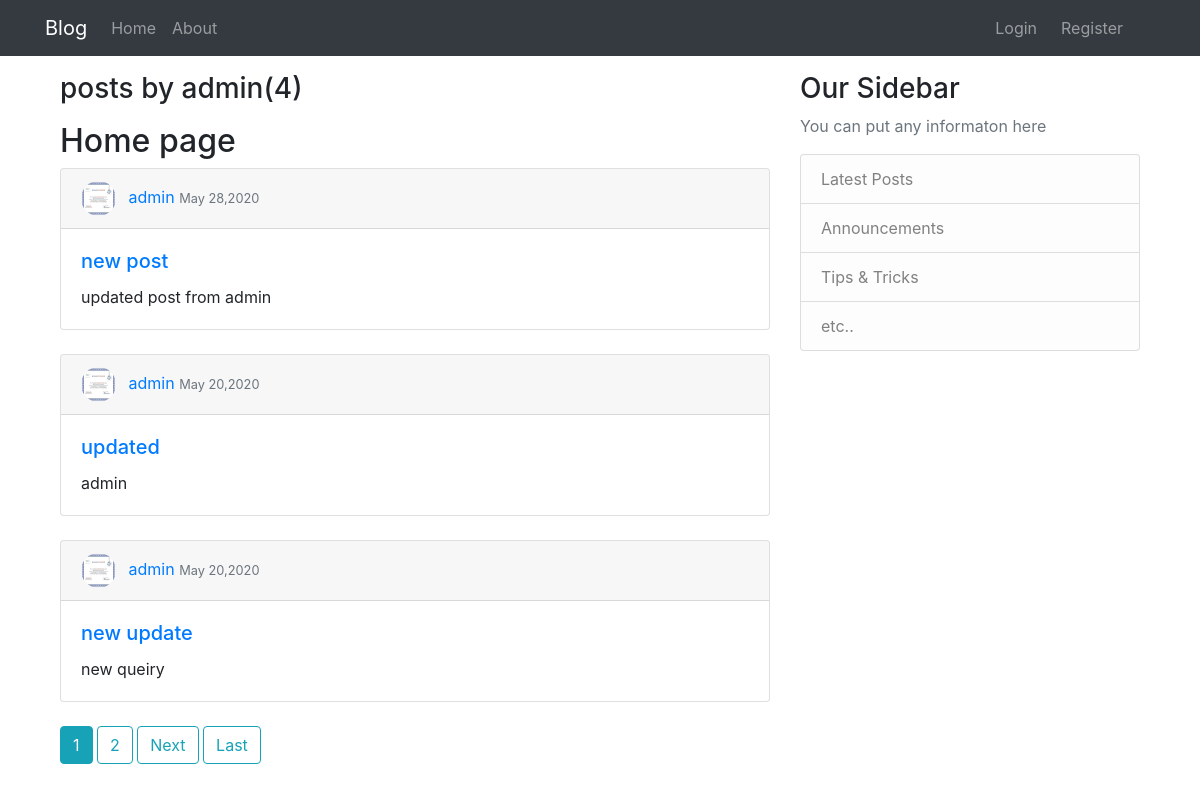
Screenshot of /user/admin with the database file from the repository.
### webapp1/models.py (models this page shows, shortened)
class post(models.Model):
    title=models.CharField(max_length=50)
    query=models.TextField()
    date_posted=models.DateTimeField(auto_now_add=True)
    author=models.ForeignKey(User, on_delete=models.CASCADE)
    img=models.ImageField(default='default.jpg',upload_to='homepics')

### users/models.py (models this page shows, shortened)
class Profile(models.Model):
    user = models.OneToOneField(User,on_delete=models.CASCADE)
    image = models.ImageField(default = 'default.jpg' , upload_to='profile_pics')

### webapp1/views.py (the view)
# urls.py: path('user/<str:username>', userpostlistview.as_view() , name='user_posts'),
class userpostlistview(ListView):
    model = post
    template_name = 'webapp1/user_posts.html'
    context_object_name = 'posts'
    ordering = ['-date_posted']
    paginate_by = 3
    def get_queryset(self):
        user= get_object_or_404(User, username=self.kwargs.get('username'))
        return post.objects.filter(author=user).order_by('-date_posted')

### webapp1/templates/webapp1/user_posts.html (shortened to what this page needs)
{% extends "webapp1/base.html"%}
{% block content %}
<h3 class="mb-3">posts by {{ view.kwargs.username }}({{ page_obj.paginator.count }})</h3>
 <h2>Home page</h2>
    {% for post in posts %}
    <div class="card mb-4" >
    <div class="card-header">
      <img class="rounded-circle mr-2" height=35px width=35px src="{{ post.author.profile.image.url }}" alt="">
      <a href="{% url 'user_posts' post.author.username %}">{{ post.author }}</a> <small class="text-muted">{{post.date_posted|date:"F d,Y" }}</small>
    </div>
    <div class="card-body">
      <h5 class="card-title"><a href="{% url 'post_detail' post.id %}">{{ post.title }}</a></h5>
      <p class="card-text">{{ post.query }}</p>
    </div>
</div>
    {% endfor %}
    {% if is_paginated %}
      {% for n in page_obj.paginator.page_range %}
        {% if page_obj.number == n %}
            <a class="btn btn-info mb-4"href="?page={{ n }}">{{ n }}</a>
        {% elif n > page_obj.number|add:'-3' and n < page_obj.number|add:'3' %}
            <a class="btn btn-outline-info mb-4"href="?page={{ n }}">{{ n }}</a>
        {% endif %}
      {% endfor %}
      {% if page_obj.has_next %}
        <a class="btn btn-outline-info mb-4"href="?page={{ page_obj.next_page_number }}">Next</a>
        <a class="btn btn-outline-info mb-4"href="?page={{ page_obj.paginator.num_pages }}">Last</a>
      {% endif %}
    {% endif %}
{% endblock content %}

### rows the page displays
post: author.profile.image (picture), author "admin", date_posted "May 28,2020", title "new post", query "updated post from admin"
post: author.profile.image (picture), author "admin", date_posted "May 20,2020", title "updated", query "admin"
post: author.profile.image (picture), author "admin", date_posted "May 20,2020", title "new update", query "new queiry"

### other values shown
{{ view.kwargs.username }} "admin"
{{ page_obj.paginator.count }} "4"
{{ n }} "1"
{{ n }} "2"
